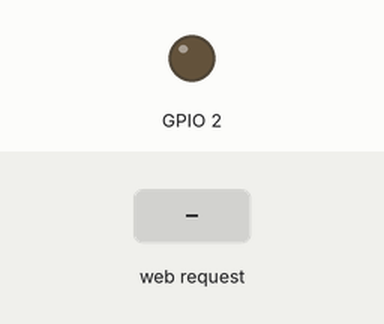
A sketch run on a simulated ESP32. Shown: output pins drawn as LEDs (lit = HIGH). The test bench sets the inputs (shaded band). What the sketch prints to the serial monitor is not drawn.

Above: at 1.2 s.
1.3 s: HTTP request GET /?LED=ON received
At 1.9 s:
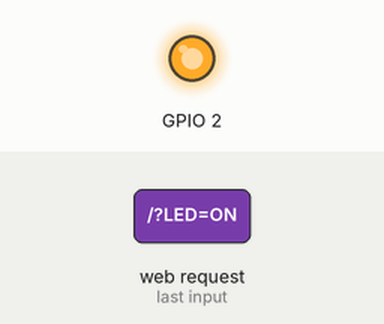
2.8 s: HTTP request GET /?LED=OFF received
At 3.1 s:
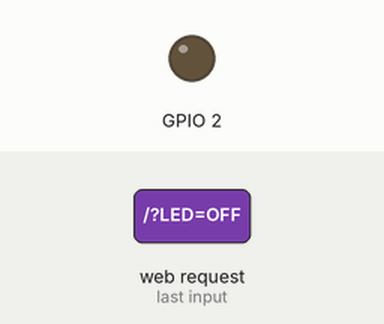
Timing chart, 0 to 5.8 s (numbered marks = the images above; inputs shaded):
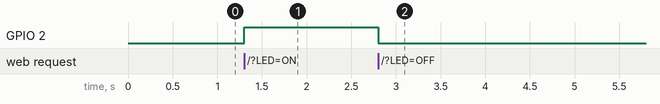

Measured:
- after the input at 1.3 s, GPIO 2: LOW → HIGH at once
- after the input at 2.8 s, GPIO 2: HIGH → LOW at once

The sketch:

wifi.ino
```cpp
#include "WiFi.h"

const char* ssid = "Khurshed-ESP";
const char* passkey = "passkey9";

WiFiServer server(80);
String html ="<!DOCTYPE html>\
<html>\
<body>\
<form>\
<button name=\"LED\" button value=\"ON\" type=\"submit\">LED ON</button> \
<button name=\"LED\" button value=\"OFF\" type=\"submit\">LED OFF</button> \
</form> \
</body \
</html>";

void setup() {
  Serial.begin(115200);
  pinMode(2, OUTPUT);
  digitalWrite(2, LOW);
  WiFi.softAP(ssid, passkey);
  IPAddress IP = WiFi.softAPIP();
  Serial.print("AP IP Address: ");
  Serial.print(IP);
  server.begin();
}

void loop() {
  WiFiClient client = server.available();
  if(client)
  {
    String request = client.readStringUntil('\r');
    if (request.indexOf("LED=ON")>=0)digitalWrite(2, HIGH);
    if (request.indexOf("LED=OFF")>=0)digitalWrite(2, LOW);
    client.print(html);
    request="";
  }
}
```
